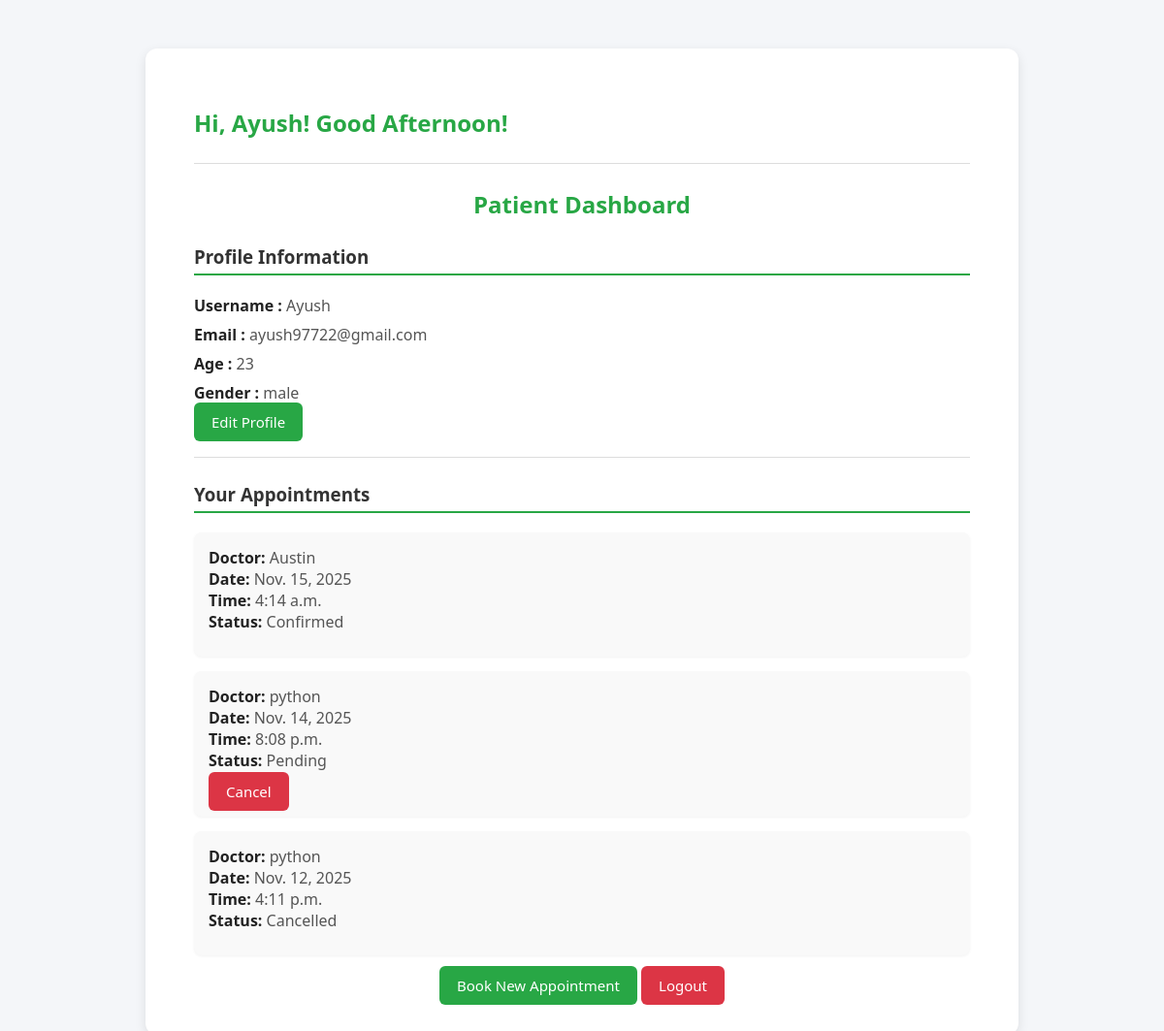
Page /accounts/patient/dashboard/ (signed in) on the earlier database version.
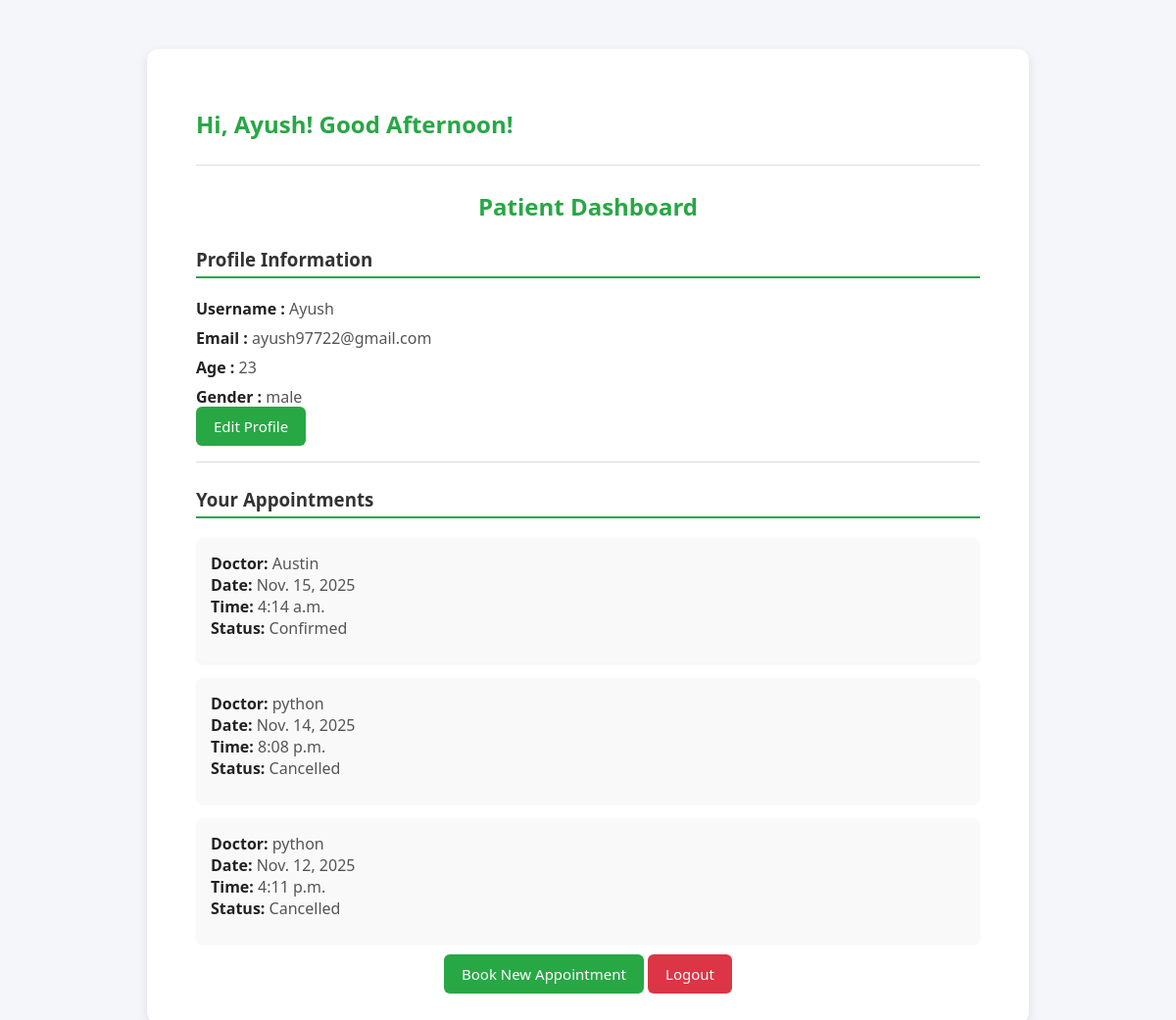
Same page on the later database version.
### accounts/models.py (models this page shows, shortened)
class PatientProfile(models.Model):
    user = models.OneToOneField(User, on_delete=models.CASCADE)
    age = models.IntegerField(null=True, blank=True)
    gender = models.CharField(max_length=10, null=True, blank=True)

class Appointment(models.Model):
    doctor = models.ForeignKey(DoctorProfile, on_delete=models.CASCADE)
    patient = models.ForeignKey(PatientProfile, on_delete=models.CASCADE)
    date = models.DateField()
    time = models.TimeField()
    status = models.CharField(
        max_length=20,
        choices=[('Pending', 'Pending'), ('Confirmed', 'Confirmed')],
        default='Pending'
    )

class DoctorProfile(models.Model):
    user = models.OneToOneField(User, on_delete=models.CASCADE)
    specialization = models.CharField(max_length=100)
    experience = models.IntegerField(default=0)

### accounts/views.py (the view)
# urls.py: path('patient/dashboard/', views.patient_dashboard, name='patient_dashboard'),
@login_required
@user_passes_test(is_patient)
def patient_dashboard(request):
    patient = request.user.patientprofile
    appointments = Appointment.objects.filter(patient=patient).order_by('-date', '-time')
    current_hour = datetime.now().hour
    if 5 <= current_hour < 12:
        greeting = "Good Morning"
    elif 12 <= current_hour < 17:
        greeting = "Good Afternoon"
    elif 17 <= current_hour < 21:
        greeting = "Good Evening"
    else:
        greeting = "Good Night"
    context = {
        'patient': patient,
        'appointments': appointments,
        'greeting': greeting
    }
    return render(request, 'accounts/patient_dashboard.html', context)

### accounts/views.py (called while the page is built)
def is_patient(user):
    return user.groups.filter(name='Patient').exists()

### accounts/templates/accounts/patient_dashboard.html (shortened to what this page needs)
{% load static %}
<!DOCTYPE html>
<html lang="en">
<head>
</head>
<link rel="stylesheet" href="{% static 'css/patient_dashboard.css' %}">
<body>
  <div class="dashboard-container">
    <h2>Hi, {{ patient.user.username }}! {{ greeting }}!</h2><hr>
    <h2><center>Patient Dashboard</center></h2>
    <h3>Profile Information</h3>
    <p><strong>Username :</strong> {{ patient.user.username }}</p>
    <p><strong>Email :</strong> {{ patient.user.email }}</p>
    <p><strong>Age :</strong> {{ patient.age }}</p>
    <p><strong>Gender :</strong> {{ patient.gender }}</p>
    <a href="{% url 'edit_patient_profile' %}" class="btn">Edit Profile</a>
    <hr>
    <h3>Your Appointments</h3>
    {% if appointments %}
      <ul>
        {% for appointment in appointments %}
          <li>
            <strong>Doctor:</strong> {{ appointment.doctor.user.username }}<br>
            <strong>Date:</strong> {{ appointment.date }}<br>
            <strong>Time:</strong> {{ appointment.time }}<br>
            <strong>Status:</strong> {{ appointment.status }}
            <div class="actions">
              {% if appointment.status == 'Pending' %}
                <a href="{% url 'cancel_appointment' appointment.id %}" class="btn danger-btn">Cancel</a>
              {% endif %}
            </div>
          </li>
        {% endfor %}
      </ul>
    {% else %}
      <p>You have no appointments yet.</p>
    {% endif %}
    <div class="center buttons-row">
  <a href="{% url 'book_appointment' %}" class="btn">Book New Appointment</a>
  <a href="{% url 'logout' %}" class="btn danger-btn">Logout</a>
</div>
  </div>
</body>
</html>

### static/css/patient_dashboard.css (style rules this page uses)
body { font-family: "Segoe UI", Arial, sans-serif; background-color: #f4f6f9; margin: 0; padding: 0; }
.dashboard-container { max-width: 800px; background: #fff; margin: 50px auto; padding: 40px 50px; border-radius: 12px; box-shadow: 0 4px 12px rgba(0,0,0,0.1); }
h2 { color: #28a745; margin-bottom: 25px; }
h3 { color: #333; border-bottom: 2px solid #28a745; padding-bottom: 5px; margin-bottom: 20px; }
p, li { font-size: 16px; color: #555; margin: 8px 0; }
strong { color: #222; }
button, .btn { background-color: #28a745; color: white; border: none; padding: 10px 18px; border-radius: 6px; font-size: 15px; cursor: pointer; text-decoration: none; transition: background-color 0.3s ease; }
.danger-btn { background-color: #dc3545; }
hr { margin: 25px 0; border: 0; border-top: 1px solid #ddd; }
ul { list-style: none; padding-left: 0; }
li { background-color: #f9f9f9; border-radius: 8px; padding: 15px; margin-bottom: 15px; box-shadow: 0 1px 3px rgba(0,0,0,0.05); }
a { text-decoration: none; }
.center { text-align: center; margin-top: 20px; }

Differences in the rows shown:
changed Appointment "Nov. 14, 2025": status "Pending" → "Cancelled"; no longer shows "Cancel"
